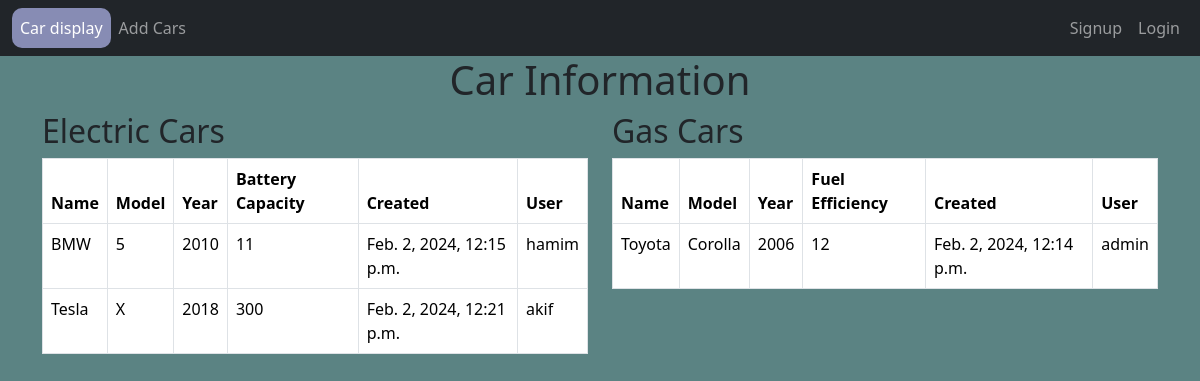
The page / on the database its author committed.
### Cars/models.py (models this page shows, shortened)
class Car(models.Model):
    user = models.ForeignKey(User, on_delete=models.SET_NULL, null=True)
    name = models.CharField(max_length=100)
    model = models.CharField(max_length=100)
    year = models.PositiveIntegerField()
    class Meta:
        abstract = True

class ElectricCar(Car):
    battery_capacity = models.PositiveIntegerField()
    created = models.DateTimeField(auto_now_add=True)

class GasCar(Car):
    fuel_efficiency = models.PositiveIntegerField()
    created = models.DateTimeField(auto_now_add=True)

### Cars/views.py (the view)
# urls.py: 2. Add a URL to urlpatterns:  path('', views.home, name='home')
def home(request):
    electric_cars = ElectricCar.objects.all()
    gas_cars = GasCar.objects.all()
    context = {
        'electric_cars': electric_cars,
        'gas_cars': gas_cars,
    }
    return render(request, 'car_display.html', context)

### Cars/templates/car_display.html (shortened to what this page needs)
{% extends 'base.html' %}
{% block body %}
<body style="background: rgb(91, 131, 131)">
    <div class="container">
        <h1 style="text-align: center;">Car Information</h1>
        <div class="row">
            <div class="col-md-6">
                <h2>Electric Cars</h2>
                {% if electric_cars %}
                    <table class="table table-bordered">
                        <thead class="thead-dark">
                            <tr>
                                <th>Name</th>
                                <th>Model</th>
                                <th>Year</th>
                                <th>Battery Capacity</th>
                                <th>Created</th>
                                <th>User</th>
                            </tr>
                        </thead>
                        <tbody>
                            {% for electric_car in electric_cars %}
                                <tr>
                                    <td>{{ electric_car.name }}</td>
                                    <td>{{ electric_car.model }}</td>
                                    <td>{{ electric_car.year }}</td>
                                    <td>{{ electric_car.battery_capacity }}</td>
                                    <td>{{ electric_car.created }}</td>
                                    <td>{{ electric_car.user }}</td>
                                </tr>
                            {% endfor %}
                        </tbody>
                    </table>
                {% else %}
                    <p>No electric car data to display.</p>
                {% endif %}
            </div>
            <div class="col-md-6">
                <h2>Gas Cars</h2>
                {% if gas_cars %}
                    <table class="table table-bordered">
                        <thead class="thead-dark">
                            <tr>
                                <th>Name</th>
                                <th>Model</th>
                                <th>Year</th>
                                <th>Fuel Efficiency</th>
                                <th>Created</th>
                                <th>User</th>
                            </tr>
                        </thead>
                        <tbody>
                            {% for gas_car in gas_cars %}
                                <tr>
                                    <td>{{ gas_car.name }}</td>
                                    <td>{{ gas_car.model }}</td>
                                    <td>{{ gas_car.year }}</td>
                                    <td>{{ gas_car.fuel_efficiency }}</td>
                                    <td>{{ gas_car.created }}</td>
                                    <td>{{ gas_car.user }}</td>
                                </tr>
                            {% endfor %}
                        </tbody>
                    </table>
                {% else %}
                    <p>No gas car data to display.</p>
                {% endif %}
            </div>
        </div>
    </div>
</body>
{% endblock %}

### Cars/templates/base.html (shortened to what this page needs)
<!DOCTYPE html>
<html lang="en">
<head>
    <link href="https://cdn.jsdelivr.net/npm/bootstrap@5.3.2/dist/css/bootstrap.min.css" rel="stylesheet">
</head>
<body>
<nav class="navbar navbar-expand-lg navbar-dark bg-dark">
    <div class="container-fluid">
        <div class="collapse navbar-collapse" id="navbarSupportedContent">
            <ul class="navbar-nav me-auto mb-2 mb-lg-0">
                <li class="nav-item">
                    <a class="nav-link {% if request.path == '/' %}active-link{% endif %}" aria-current="page" href="{% url 'car_display' %}">Car display</a>
                </li>
                <li class="nav-item">
                    <a class="nav-link {% if request.path == '/add_cars/' %}active-link{% endif %}" href="{% url 'add_cars' %}">Add Cars</a>
                </li>
            </ul>
            <ul class="navbar-nav ms-auto">
                {% if user.is_authenticated %}
                    <li class="nav-item">
                        <a class="nav-link {% if request.path == '/profile/' %}active-link{% endif %}" aria-current="page" href="{% url 'profile' %} ">
                            {{ user.username|slice:":2" }}
                        </a>
                    </li>
                    <li class="nav-item">
                        <a class="nav-link {% if request.path == '/logout/' %}active-link{% endif %}" href="{% url 'logout' %}">Logout</a>
                    </li>
                {% else %}
                    <li class="nav-item">
                        <a class="nav-link {% if request.path == '/signup/' %}active-link{% endif %}" href="{% url 'signup' %}">Signup</a>
                    </li>
                    <li class="nav-item">
                        <a class="nav-link {% if request.path == '/login/' %}active-link{% endif %}" href="{% url 'login' %}">Login</a>
                    </li>
                {% endif %}
            </ul>
        </div>
    </div>
</nav>
{% block body %}{% endblock %}
</body>
</html>

### Cars/templates/base.html (style rules this page uses)
.navbar-nav .active-link { background-color: #878cb4; color: #fff; border-radius: 10px; }

### rows shown on the page
ElectricCar: name "BMW", model "5", year "2010", battery_capacity "11", created "Feb. 2, 2024, 12:15 p.m.", user "hamim"
ElectricCar: name "Tesla", model "X", year "2018", battery_capacity "300", created "Feb. 2, 2024, 12:21 p.m.", user "akif"
GasCar: name "Toyota", model "Corolla", year "2006", fuel_efficiency "12", created "Feb. 2, 2024, 12:14 p.m.", user "admin"
